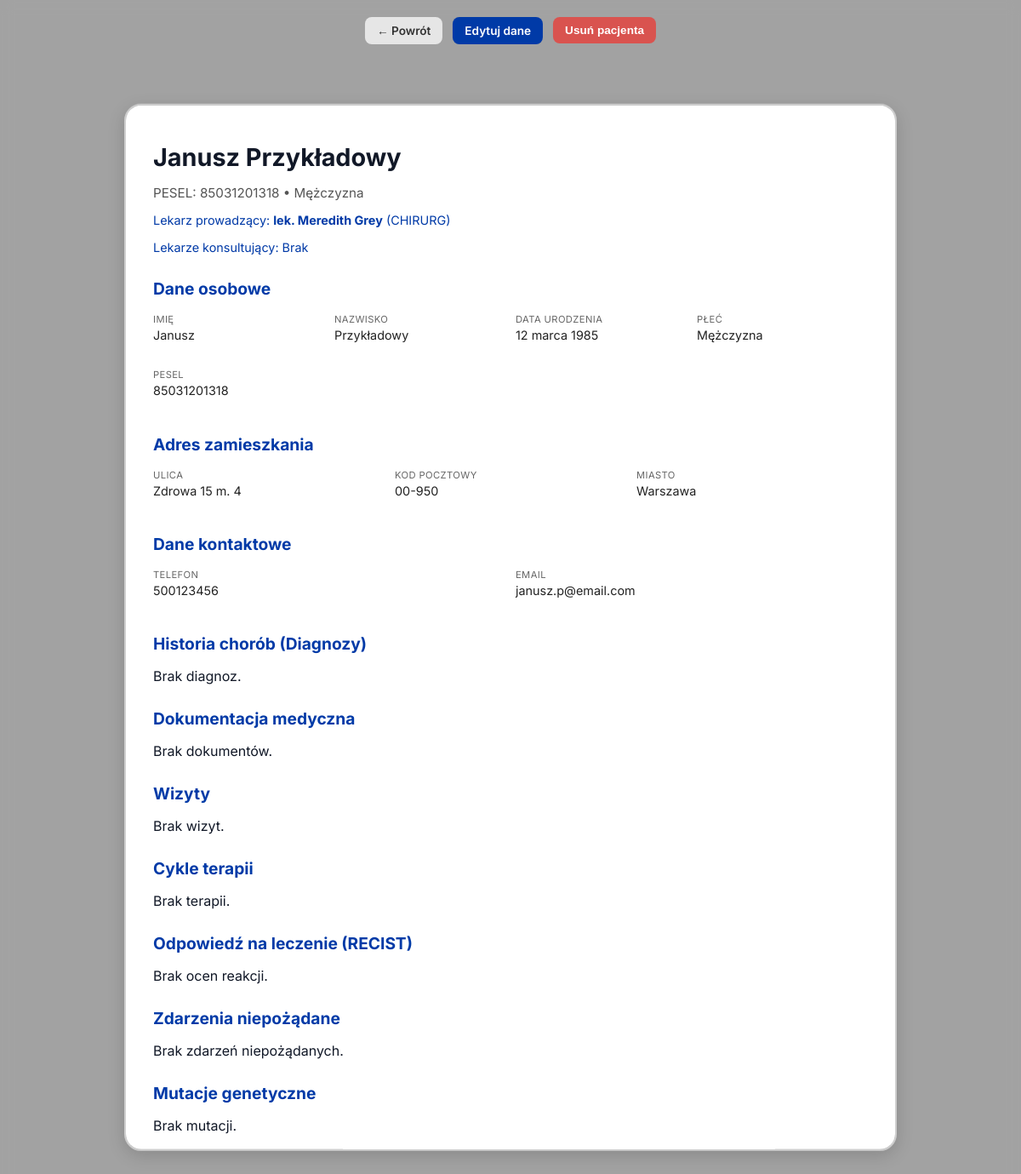
Before: /patient/12/ (signed in) with the older database file.
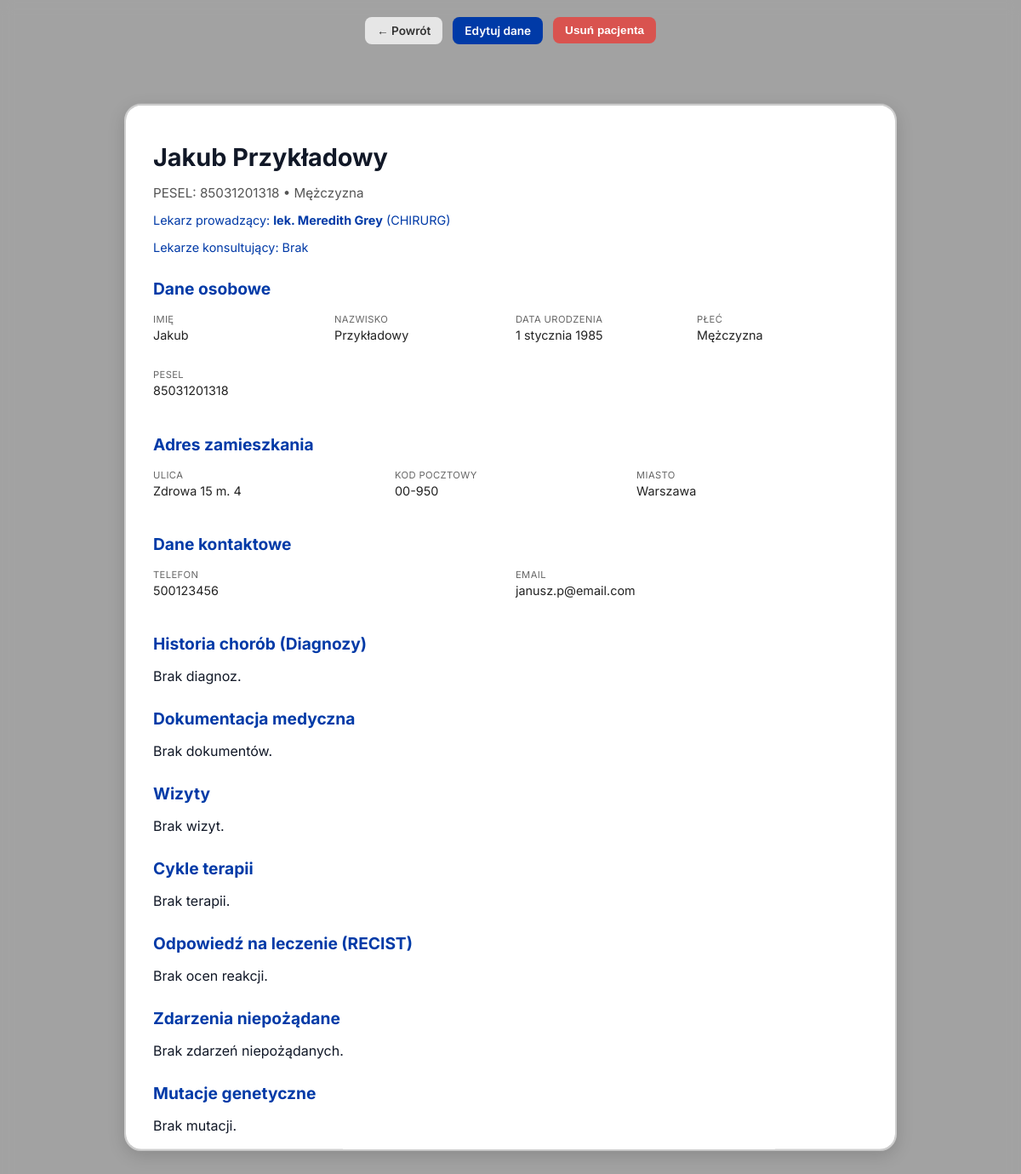
After: the same page with the newer database file.
### patient/models.py (models this page shows, shortened)
class Patient(models.Model):
  class Gender(models.TextChoices):
    MALE = 'Mężczyzna','Mężczyzna'
    FEMALE = 'Kobieta','Kobieta'
    OTHER = 'Inna','Inna'
  first_name = models.CharField(max_length=100, verbose_name='Imię')
  last_name = models.CharField(max_length=100,verbose_name='Nazwisko')
  pesel = models.CharField(
    max_length = 11,
    unique = True,
    null = True,
    blank = True,
    validators=[validate_pesel],
    verbose_name = 'PESEL',
    help_text = '11-cyfrowy numer identyfikacyjny'
  )
  date_of_birth = models.DateField(verbose_name='Data urodzenia')
  gender= models.CharField(
    max_length=15,
    choices=Gender.choices,
    default=Gender.MALE,
    verbose_name='Płeć'
  )
  address_street = models.CharField(max_length=200, verbose_name='Ulica i nr domu', blank=True, null=True)
  address_zip_code = models.CharField(
    max_length=6,
    verbose_name='Kod pocztowy',
    blank=True,
    null=True,
    validators=[RegexValidator(r'^\d{2}-\d{3}$', 'Format kodu: XX-XXX')]
  )
  address_city = models.CharField(max_length=100, verbose_name='Miejscowość', blank=True, null=True)
  phone_number = models.CharField(max_length= 15, verbose_name='Numer telefonu',blank=True, null= True)
  email = models.EmailField(verbose_name= 'Email', blank= True, null= True)
  attending_doctor = models.ForeignKey(
    Doctor,
    on_delete=models.SET_NULL,
    null = True,
    blank = True,
    related_name= 'primary_patients',
    verbose_name= 'Lekarz Prowadzący',
  )
  consulting_doctors = models.ManyToManyField(
    Doctor,
    blank= True,
    related_name= 'consultation_patients',
    verbose_name= 'Lekarze konsultujący'
  )
  initial_diagnosis= models.CharField(max_length=250,verbose_name='Wstępna diagnoza (ARCHIWALNE)',blank=True, null=True)
  diagnosis_date = models.DateField(verbose_name='Data diagnozy (ARCHIWALNE)', blank = True, null= True)
  class Meta:
    verbose_name = 'Pacjent'
    verbose_name_plural = 'Pacjenci'

class Doctor(models.Model):
  class Specialization(models.TextChoices):
    ONCOLOGIST = 'ONKOLOG','Onkolog kliniczny'
    ONKOGENETICIST = 'ONKOGENETYK', 'Onkogenetyk'
    RADIOLOGIST = 'RADIOLOG', 'Radiolog'
    PATHOMORPHOLOGIST = 'PATOMORFOLOG', 'Patomorfolog'
    SURGEON = 'CHIRURG', 'Chirurg onkologiczny'
    OTHER = 'INNY', 'Inna specjalizacja'
  user = models.OneToOneField(
    User,
    on_delete=models.CASCADE,
    related_name='doctor_profile',
    null=True,
    blank=True,
    verbose_name='Konto użytkownika'
  )
  first_name = models.CharField(max_length=100,verbose_name='Imię')
  last_name = models.CharField(max_length=100,verbose_name='Nazwisko')
  pwz_number = models.CharField(
    max_length = 7,
    unique = True,
    verbose_name = 'Numer PWZ',
    help_text = '7-cyfrowy numepr prawa wykonywania zawodu'
  )
  specialization = models.CharField(
    max_length = 50,
    choices = Specialization.choices,
    default = Specialization.ONCOLOGIST,
    verbose_name='Specializacja'
  )
  email = models.EmailField(verbose_name='Email służbowy',blank=True,null = True)
  phone = models.CharField(max_length=15,verbose_name='Telefon kontaktowy',blank=True, null=True)
  class Meta:
    verbose_name = 'Lekarz'
    verbose_name_plural = 'Lekarze'

### patient/views.py (the view)
# urls.py: path('patient/<int:pk>/', views.patient_detail, name='patient_detail'),
@login_required(login_url='login')
def patient_detail(request, pk):
    patient = get_object_or_404(Patient, pk=pk)
    editing = request.GET.get("edit") == "1"
    if request.method == "POST":
        form = PatientForm(request.POST, instance=patient)
        if form.is_valid():
            form.save()
            return redirect("patient_detail", pk=pk)
    else:
        form = PatientForm(instance=patient)
    return render(request, "home_page/patient_detail.html", {
        "patient": patient,
        "form": form,
        "editing": editing,
    })

### templates/home_page/patient_detail.html (shortened to what the changed rows need)
{% load static %}
<!DOCTYPE html>
<html lang="pl">
<head>
    <link rel="stylesheet" href="{% static 'stylesheets/home.css' %}">
    <link rel="stylesheet" href="{% static 'stylesheets/patient_detail.css' %}">
</head>
<body>
<div class="modal-window">
    <div class="patient-card">
        {% if editing %}
        <h2>Edytuj dane pacjenta</h2>
        <form method="post">
            {% csrf_token %}
            {{ form.as_p }}
            <button type="submit" class="btn-primary">Zapisz zmiany</button>
            <a href="{% url 'patient_detail' patient.id %}" class="btn-secondary">Anuluj</a>
        </form>
        {% else %}
        <div class="patient-header">
            <h1>{{ patient.first_name }} {{ patient.last_name }}</h1>
            <p class="patient-meta">
                {% if patient.pesel %}
                    PESEL: {{ patient.pesel }}
                {% else %}
                    Data urodzenia: {{ patient.date_of_birth }}
                {% endif %}
                • {{ patient.gender }}
            </p>
            {% if patient.attending_doctor %}
            <p class="doctor-info">
                Lekarz prowadzący:
                <strong>lek. {{ patient.attending_doctor.first_name }} {{ patient.attending_doctor.last_name }}</strong>
                ({{ patient.attending_doctor.specialization }})
            </p>
            {% endif %}
            <p class="doctor-info">
                Lekarze konsultujący:
                {% for d in patient.consulting_doctors.all %}
                    {{ d.first_name }} {{ d.last_name }}{% if not forloop.last %}, {% endif %}
                {% empty %}
                    Brak
                {% endfor %}
            </p>
        </div>
        <div class="patient-section">
            <h2>Dane osobowe</h2>
            <div class="section-grid">
                <div><label>Imię</label><p>{{ patient.first_name }}</p></div>
                <div><label>Nazwisko</label><p>{{ patient.last_name }}</p></div>
                <div><label>Data urodzenia</label><p>{{ patient.date_of_birth }}</p></div>
                <div><label>Płeć</label><p>{{ patient.gender }}</p></div>
                <div><label>PESEL</label><p>{{ patient.pesel|default:"—" }}</p></div>
            </div>
        </div>
        <div class="patient-section">
            <h2>Adres zamieszkania</h2>
            <div class="section-grid">
                <div><label>Ulica</label><p>{{ patient.address_street|default:"—" }}</p></div>
                <div><label>Kod pocztowy</label><p>{{ patient.address_zip_code|default:"—" }}</p></div>
                <div><label>Miasto</label><p>{{ patient.address_city|default:"—" }}</p></div>
            </div>
        </div>
        <div class="patient-section">
            <h2>Dane kontaktowe</h2>
            <div class="section-grid">
                <div><label>Telefon</label><p>{{ patient.phone_number|default:"—" }}</p></div>
                <div><label>Email</label><p>{{ patient.email|default:"—" }}</p></div>
            </div>
        </div>
        <div class="patient-section">
            <h2>Historia chorób (Diagnozy)</h2>
            {% if patient.diagnoses.all %}
            <table class="patient-table">
                <thead>
                    <tr>
                        <th>Kod ICD</th>
                        <th>Rozpoznanie</th>
                        <th>Data</th>
                        <th>Status</th>
                    </tr>
                </thead>
                <tbody>
                    {% for d in patient.diagnoses.all %}
                    <tr>
                        <td>{{ d.icd_code|default:"—" }}</td>
                        <td>{{ d.name }}</td>
                        <td>{{ d.diagnosis_date }}</td>
                        <td>{{ d.status }}</td>
                    </tr>
                    {% endfor %}
                </tbody>
            </table>
            {% else %}
            <p>Brak diagnoz.</p>
            {% endif %}
        </div>
        <div class="patient-section">
            <h2>Dokumentacja medyczna</h2>
            {% if patient.medical_documents.all %}
            <ul class="document-list">
                {% for doc in patient.medical_documents.all %}
                <li>
                    <strong>{{ doc.name }}</strong> ({{ doc.upload_date|default:"brak daty" }})
                    <br>
                    <small>{{ doc.description|default:"—" }}</small>
                </li>
                {% endfor %}
            </ul>
            {% else %}
            <p>Brak dokumentów.</p>
            {% endif %}
        </div>
        <div class="patient-section">
            <h2>Wizyty</h2>
            {% if patient.appointments.all %}
            <table class="patient-table">
                <thead>
                    <tr>
                        <th>Data</th>
                        <th>Lekarz</th>
                        <th>Rodzaj</th>
                        <th>Status</th>
                    </tr>
                </thead>
                <tbody>
                    {% for a in patient.appointments.all %}
                    <tr>
                        <td>{{ a.date_time }}</td>
                        <td>{{ a.doctor.first_name }} {{ a.doctor.last_name }}</td>
                        <td>{{ a.appointment_type }}</td>
                        <td>{{ a.status }}</td>
                    </tr>
                    {% endfor %}
                </tbody>
            </table>
            {% else %}
            <p>Brak wizyt.</p>
            {% endif %}
        </div>
        <div class="patient-section">
            <h2>Cykle terapii</h2>
            {% if patient.therapy_cycles.all %}
            <table class="patient-table">
                <thead>
                    <tr>
                        <th>Rodzaj terapii</th>
                        <th>Diagnoza</th>
                        <th>Start</th>
                        <th>Koniec</th>
                        <th>Status</th>
                    </tr>
                </thead>
                <tbody>
                    {% for t in patient.therapy_cycles.all %}
                    <tr>
                        <td>{{ t.protocol_name }}</td>
                        <td>{{ t.diagnosis.name|default:"—" }}</td>
                        <td>{{ t.start_date }}</td>
                        <td>{{ t.end_date|default:"—" }}</td>
                        <td>{{ t.status }}</td>
                    </tr>
                    {% endfor %}
                </tbody>
            </table>
            {% else %}
            <p>Brak terapii.</p>
            {% endif %}
        </div>
        <div class="patient-section">
            <h2>Odpowiedź na leczenie (RECIST)</h2>
            {% for cycle in patient.therapy_cycles.all %}
                {% for r in cycle.response_ci.all %}
                <div class="response-item">
                    <strong>{{ r.assessment_date }}</strong> — {{ r.recist_result }}
                    <br>
                    <small>{{ r.notes|default:"—" }}</small>
                </div>
                {% endfor %}
            {% empty %}
            <p>Brak ocen reakcji.</p>
            {% endfor %}
        </div>
        <div class="patient-section">
            <h2>Zdarzenia niepożądane</h2>
            {% for cycle in patient.therapy_cycles.all %}
                {% for e in cycle.adverse_events.all %}
                <div class="event-item">
                    <strong>{{ e.event_date }}</strong> — {{ e.severity }}
                    <br>
                    <small>{{ e.description }}</small>
                </div>
                {% endfor %}
            {% empty %}
            <p>Brak zdarzeń niepożądanych.</p>
            {% endfor %}
        </div>
        <div class="patient-section">
            <h2>Mutacje genetyczne</h2>
            {% if patient.mutations.all %}
            <table class="patient-table">
                <thead>
                    <tr>
                        <th>Gen</th>
                        <th>Typ mutacji</th>
                        <th>VAF</th>
                    </tr>
                </thead>
                <tbody>
                    {% for m in patient.mutations.all %}
                    <tr>
                        <td>{{ m.gene }}</td>
                        <td>{{ m.mutation_type }}</td>
                        <td>{{ m.vaf }}</td>
                    </tr>
                    {% endfor %}
                </tbody>
            </table>
            {% else %}
            <p>Brak mutacji.</p>
            {% endif %}
        </div>
        {% endif %}
    </div>
</div>
</body>
</html>

Changed rows visible on the page:
changed Patient "Przykładowy": first_name "Janusz" → "Jakub"; date_of_birth "12 marca 1985" → "1 stycznia 1985"
